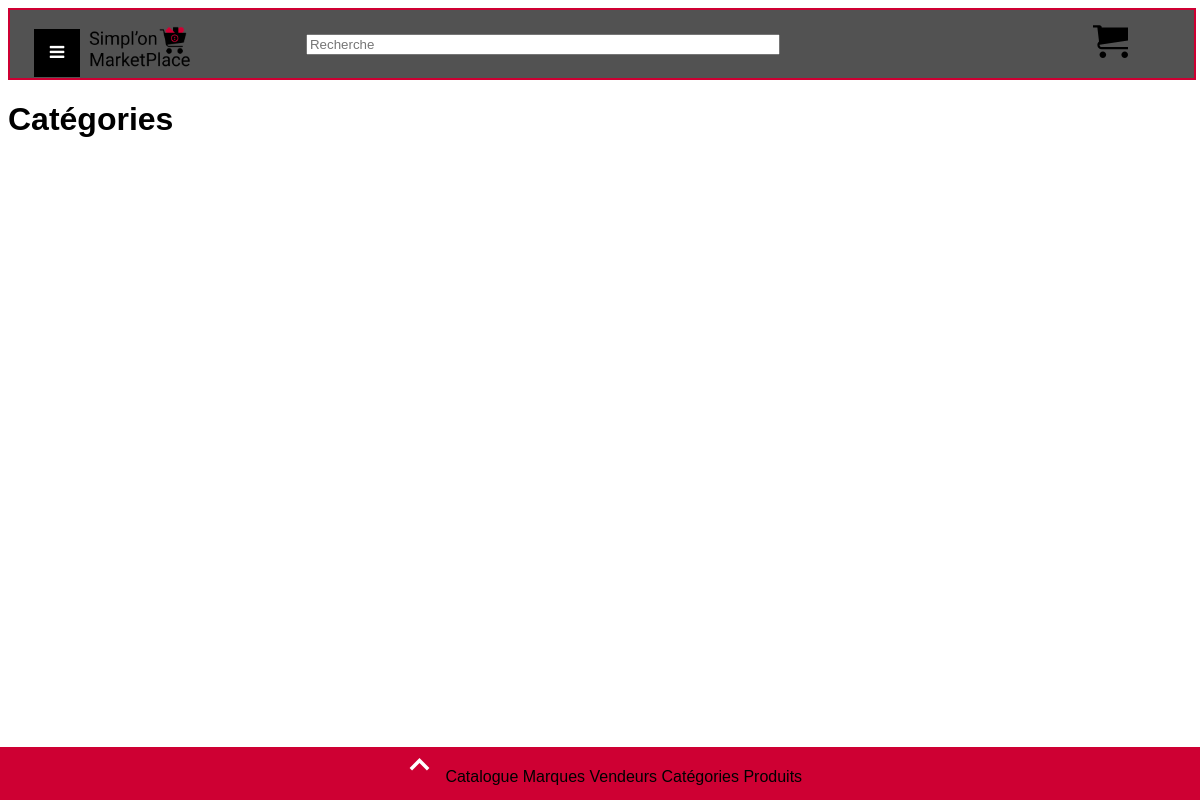
The app's page /php/read_categories.php?category=Sacs à main, older data.
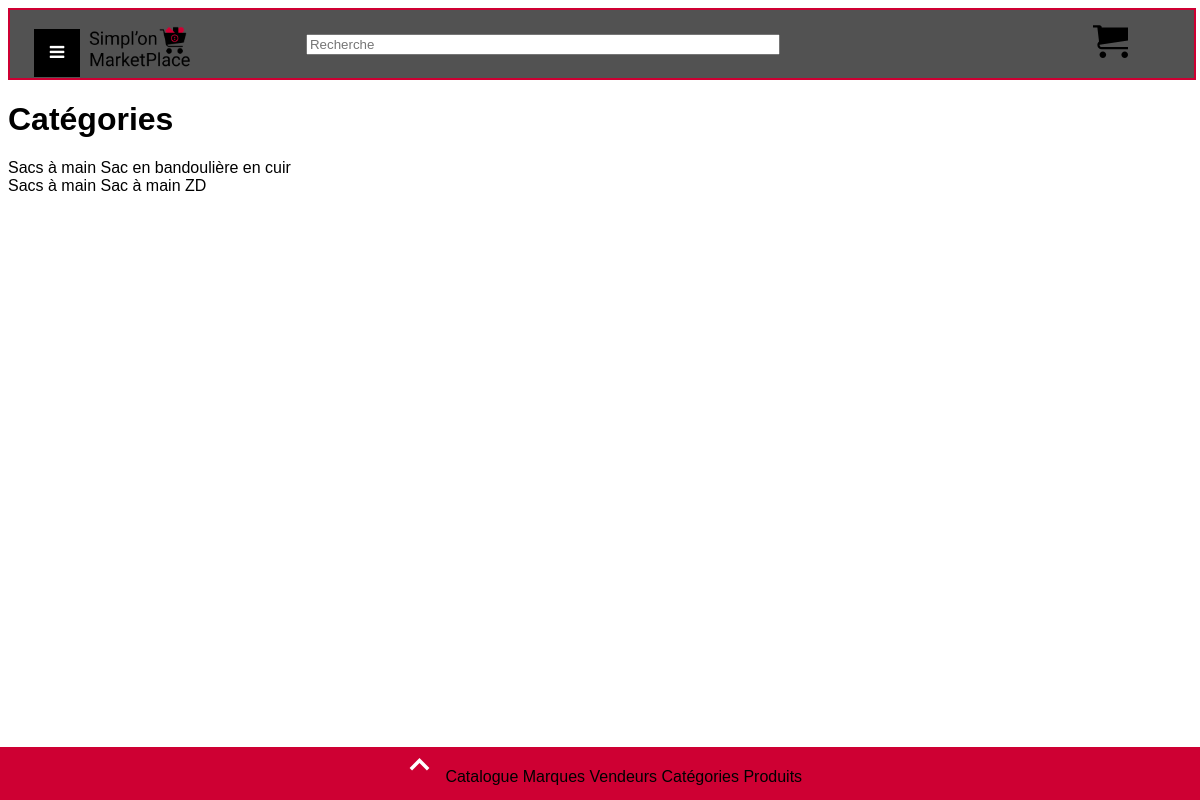
The same page, newer data.
### tables this page shows
CREATE TABLE `categories` (
  `category_name` varchar(255) NOT NULL
);

CREATE TABLE `products` (
  `code_ean_13` bigint(11) NOT NULL,
  `product_name` varchar(255) DEFAULT NULL,
  `short_description` varchar(255) DEFAULT NULL,
  `long_description` varchar(255) DEFAULT NULL,
  `brand_name` varchar(255) DEFAULT NULL
);

### php/read_categories.php (the view, shortened to what this page needs)
<?php
include('connexion.inc_albane.php');
$root_path = "../";
$category_query = "SELECT categories.category_name, products.product_name FROM categories
					INNER JOIN categories_products ON categories.category_name = categories_products.category_name
					INNER JOIN products ON categories_products.code_ean_13 = products.code_ean_13
					WHERE categories.category_name = '".$_GET['category']."'";
$result = $mysqli->query($category_query); ?>
<!DOCTYPE html>
<html>
<head>
    <link rel="stylesheet" type="text/css" href="<?php echo $root_path ?>css/style.css"/>
    <link rel="stylesheet" href="https://cdnjs.cloudflare.com/ajax/libs/font-awesome/4.7.0/css/font-awesome.min.css">
</head>
<body>
    <?php include('../header.php'); ?>
    <h1>Catégories</h1>
    <?php
	while ($row = $result->fetch_object()) { ?>
		<div>
			<?php echo $row->category_name ?>
			<?php echo $row->product_name ?>
		</div>
	<?php
	} ?>
	<?php include('../footer.php'); ?>
</body>
</html>

Row changes from the older to the newer data that the page shows:
added categories: category_name "Sacs à main", products.product_name "Sac en bandoulière en cuir", products.product_name "Sac à main ZD"
